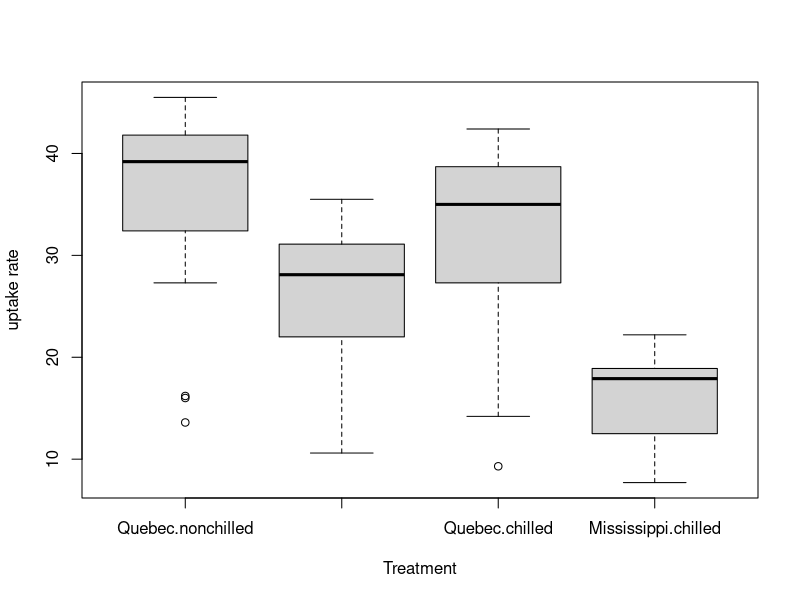

Generate this figure with R:
## ---- chunk 1
setwd("~/Desktop/NREStats")
getwd()
## ---- chunk 2
data("OrchardSprays")
head(OrchardSprays)
## ---- chunk 3
data(CO2)
head(CO2, 10)
## ---- chunk 4
boxplot(uptake~Type+Treatment, data=CO2, xlab="Treatment",ylab="uptake rate")
## ---- chunk 5
CO2.aov = aov(uptake~Treatment + Type, data = CO2)
CO2.aov.1=lm(uptake~Treatment + Type, data = CO2)
summary(CO2.aov.1)

model.tables(CO2.aov, "means", se=TRUE)
str(model.tables(CO2.aov, "effects", se=TRUE))

model.tables(CO2.aov,"effects",se=TRUE)$tables$Treatment

## ---- chunk 6
CO2.aov.2=lm(uptake~Treatment-1 + Type, data=CO2)
summary(CO2.aov.2)

kruskal.test(uptake~Treatment, data=CO2)
